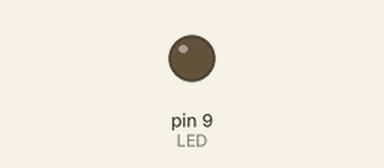
A sketch run on a simulated Arduino Uno, built with avr-gcc and run on an emulated ATmega328P. Shown: output pins drawn as LEDs (lit = HIGH).

Above: at 0.05 s.
At 5.95 s:
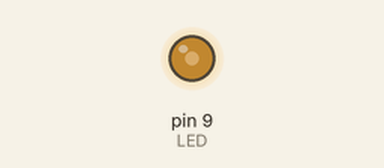
At 11.85 s:
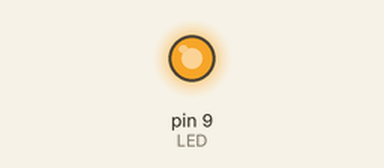
At 23.65 s:
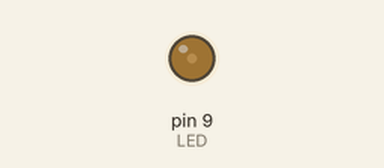
Timing chart, 0 to 34.5 s (numbered marks = the images above):
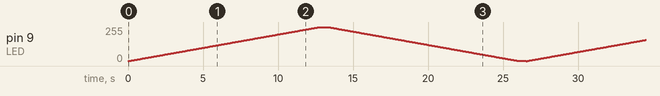

The sketch:

ESDI_10.1.ino
```cpp
/****************************************************************************
 * Title  : Using PWM control the brigESDIness of LED.                      *
 * Date   : 03/09/2017                                                      *
 * Author : Harsh Patel                                                     *
 * ID No  : 15it077                                                         *
 * E-mail : 15it077@charusat.edu.in                                         *
 ****************************************************************************/
#define LED 9
void setup() {
  pinMode(LED, OUTPUT);
}

void loop() {
  LEDFade();
}

void LEDFade() {
  for(int i = 0; i < 256; i++) {
    analogWrite(LED, i);
    delay(50);
  }
  delay(500);
  for(int i = 255; i > 0; i--) {
    analogWrite(LED, i);
    delay(50);
  }
  delay(500);
}
```
